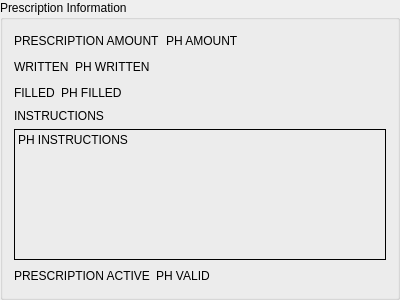
<?xml version="1.0" encoding="UTF-8"?>
<ui version="4.0">
 <class>PrescriptionGroupBox</class>
 <widget class="QGroupBox" name="PrescriptionGroupBox">
  <property name="geometry">
   <rect>
    <x>0</x>
    <y>0</y>
    <width>400</width>
    <height>300</height>
   </rect>
  </property>
  <property name="title">
   <string notr="true">Prescription Information</string>
  </property>
  <layout class="QVBoxLayout" name="verticalLayout">
   <item>
    <layout class="QHBoxLayout" name="horizontalLayout">
     <item>
      <widget class="QLabel" name="amountTitle">
       <property name="toolTip">
        <string comment="PRESCRIPTION AMOUNT DISPLAY TOOLTIP">PRESCRIPTION AMOUNT</string>
       </property>
       <property name="text">
        <string comment="PRESCRIPTION AMOUNT DISPLAY LABEL">PRESCRIPTION AMOUNT</string>
       </property>
      </widget>
     </item>
     <item>
      <widget class="QLabel" name="amountLabel">
       <property name="toolTip">
        <string comment="PRESCRIPTION AMOUNT DISPLAY TOOLTIP">PRESCRIPTION AMOUNT</string>
       </property>
       <property name="text">
        <string notr="true">PH AMOUNT</string>
       </property>
       <property name="textInteractionFlags">
        <set>Qt::LinksAccessibleByMouse|Qt::TextSelectableByMouse</set>
       </property>
      </widget>
     </item>
     <item>
      <spacer name="horizontalSpacer">
       <property name="orientation">
        <enum>Qt::Horizontal</enum>
       </property>
       <property name="sizeHint" stdset="0">
        <size>
         <width>40</width>
         <height>20</height>
        </size>
       </property>
      </spacer>
     </item>
    </layout>
   </item>
   <item>
    <layout class="QHBoxLayout" name="horizontalLayout_2">
     <item>
      <widget class="QLabel" name="writtenTitle">
       <property name="toolTip">
        <string comment="WRITTEN DISPLAY TOOLTIP">WRITTEN</string>
       </property>
       <property name="text">
        <string comment="WRITTEN DISPLAY LABEL">WRITTEN</string>
       </property>
      </widget>
     </item>
     <item>
      <widget class="QLabel" name="writtenLabel">
       <property name="toolTip">
        <string comment="WRITTEN DISPLAY TOOLTIP">WRITTEN</string>
       </property>
       <property name="text">
        <string notr="true">PH WRITTEN</string>
       </property>
       <property name="textInteractionFlags">
        <set>Qt::LinksAccessibleByMouse|Qt::TextSelectableByMouse</set>
       </property>
      </widget>
     </item>
     <item>
      <spacer name="horizontalSpacer_2">
       <property name="orientation">
        <enum>Qt::Horizontal</enum>
       </property>
       <property name="sizeHint" stdset="0">
        <size>
         <width>40</width>
         <height>20</height>
        </size>
       </property>
      </spacer>
     </item>
    </layout>
   </item>
   <item>
    <layout class="QHBoxLayout" name="horizontalLayout_3">
     <item>
      <widget class="QLabel" name="filledTitle">
       <property name="toolTip">
        <string comment="FILLED DISPLAY TOOLTIP">FILLED</string>
       </property>
       <property name="text">
        <string comment="FILLED DISPLAY LABEL">FILLED</string>
       </property>
      </widget>
     </item>
     <item>
      <widget class="QLabel" name="filledLabel">
       <property name="toolTip">
        <string comment="FILLED DISPLAY TOOLTIP">FILLED</string>
       </property>
       <property name="text">
        <string notr="true">PH FILLED</string>
       </property>
       <property name="textInteractionFlags">
        <set>Qt::LinksAccessibleByMouse|Qt::TextSelectableByMouse</set>
       </property>
      </widget>
     </item>
     <item>
      <spacer name="horizontalSpacer_3">
       <property name="orientation">
        <enum>Qt::Horizontal</enum>
       </property>
       <property name="sizeHint" stdset="0">
        <size>
         <width>40</width>
         <height>20</height>
        </size>
       </property>
      </spacer>
     </item>
    </layout>
   </item>
   <item>
    <layout class="QVBoxLayout" name="verticalLayout_3">
     <item>
      <widget class="QLabel" name="instructionsTitle">
       <property name="toolTip">
        <string comment="INSTRUCTIONS DISPLAY TOOLTIP">INSTRUCTIONS</string>
       </property>
       <property name="text">
        <string comment="INSTRUCTIONS DISPLAY LABEL">INSTRUCTIONS</string>
       </property>
      </widget>
     </item>
     <item>
      <widget class="QLabel" name="instructionsLabel">
       <property name="sizePolicy">
        <sizepolicy hsizetype="Preferred" vsizetype="MinimumExpanding">
         <horstretch>0</horstretch>
         <verstretch>0</verstretch>
        </sizepolicy>
       </property>
       <property name="toolTip">
        <string comment="INSTRUCTIONS DISPLAY TOOLTIP">INSTRUCTIONS</string>
       </property>
       <property name="frameShape">
        <enum>QFrame::Box</enum>
       </property>
       <property name="text">
        <string notr="true">PH INSTRUCTIONS</string>
       </property>
       <property name="alignment">
        <set>Qt::AlignLeading|Qt::AlignLeft|Qt::AlignTop</set>
       </property>
       <property name="textInteractionFlags">
        <set>Qt::LinksAccessibleByMouse|Qt::TextSelectableByMouse</set>
       </property>
      </widget>
     </item>
    </layout>
   </item>
   <item>
    <layout class="QHBoxLayout" name="horizontalLayout_4">
     <item>
      <widget class="QLabel" name="validTitle">
       <property name="toolTip">
        <string comment="PRESCRIPTION ACTIVE DISPLAY TOOLTIP">PRESCRIPTION ACTIVE</string>
       </property>
       <property name="text">
        <string comment="PRESCRIPTION ACTIVE DISPLAY LABEL">PRESCRIPTION ACTIVE</string>
       </property>
      </widget>
     </item>
     <item>
      <widget class="QLabel" name="validLabel">
       <property name="toolTip">
        <string comment="PRESCRIPTION ACTIVE DISPLAY TOOLTIP">PRESCRIPTION ACTIVE</string>
       </property>
       <property name="text">
        <string notr="true">PH VALID</string>
       </property>
       <property name="textInteractionFlags">
        <set>Qt::LinksAccessibleByMouse|Qt::TextSelectableByMouse</set>
       </property>
      </widget>
     </item>
     <item>
      <spacer name="horizontalSpacer_4">
       <property name="orientation">
        <enum>Qt::Horizontal</enum>
       </property>
       <property name="sizeHint" stdset="0">
        <size>
         <width>40</width>
         <height>20</height>
        </size>
       </property>
      </spacer>
     </item>
    </layout>
   </item>
  </layout>
 </widget>
 <resources/>
 <connections/>
</ui>
